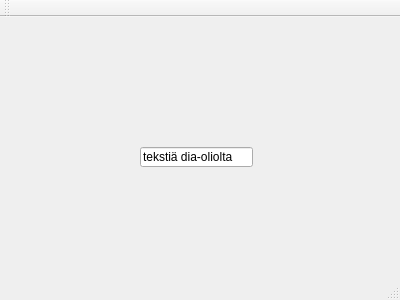
<?xml version="1.0" encoding="UTF-8"?>
<ui version="4.0">
 <class>MainWindow</class>
 <widget class="QMainWindow" name="MainWindow">
  <property name="geometry">
   <rect>
    <x>0</x>
    <y>0</y>
    <width>400</width>
    <height>300</height>
   </rect>
  </property>
  <property name="windowTitle">
   <string>MainWindow</string>
  </property>
  <widget class="QWidget" name="centralWidget">
   <widget class="QLineEdit" name="mainteksti">
    <property name="geometry">
     <rect>
      <x>140</x>
      <y>130</y>
      <width>113</width>
      <height>20</height>
     </rect>
    </property>
    <property name="text">
     <string>tekstiä dia-oliolta</string>
    </property>
   </widget>
  </widget>
  <widget class="QMenuBar" name="menuBar">
   <property name="geometry">
    <rect>
     <x>0</x>
     <y>0</y>
     <width>400</width>
     <height>21</height>
    </rect>
   </property>
  </widget>
  <widget class="QToolBar" name="mainToolBar">
   <attribute name="toolBarArea">
    <enum>TopToolBarArea</enum>
   </attribute>
   <attribute name="toolBarBreak">
    <bool>false</bool>
   </attribute>
  </widget>
  <widget class="QStatusBar" name="statusBar"/>
 </widget>
 <layoutdefault spacing="6" margin="11"/>
 <resources/>
 <connections/>
</ui>
